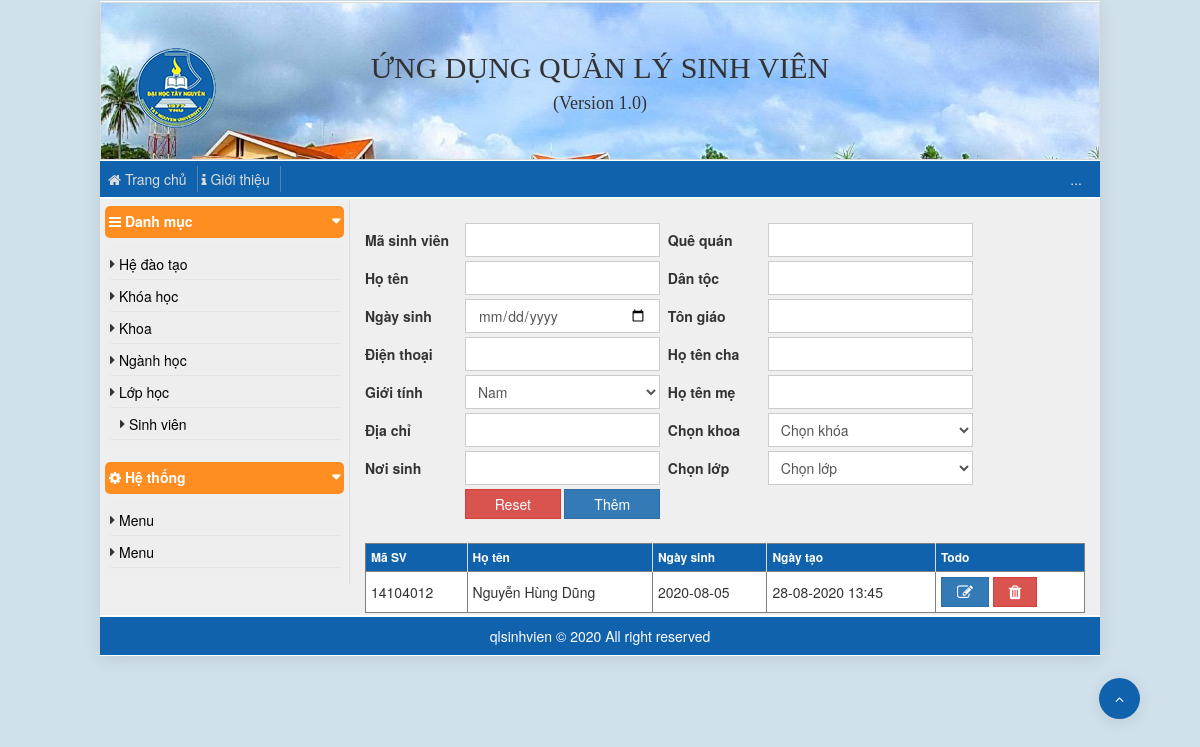
The page / on the database its author committed.
### tables this page shows
CREATE TABLE `db_sinhvien` (
  `id` int(11) NOT NULL,
  `ma_sv` varchar(8) NOT NULL,
  `ma_lop` varchar(50) NOT NULL,
  `ma_khoahoc` varchar(50) NOT NULL,
  `ho_ten` varchar(255) NOT NULL,
  `ngay_sinh` varchar(255) DEFAULT NULL,
  `dien_thoai` varchar(255) DEFAULT NULL,
  `gioi_tinh` int(1) DEFAULT 0 COMMENT '0=nam / 1=nu',
  `dia_chi` varchar(255) DEFAULT NULL,
  `noi_sinh` varchar(255) DEFAULT NULL,
  `hoten_cha` varchar(255) DEFAULT NULL,
  `hoten_me` varchar(255) DEFAULT NULL,
  `que_quan` varchar(255) DEFAULT NULL,
  `dan_toc` varchar(255) DEFAULT NULL,
  `ton_giao` varchar(255) DEFAULT NULL,
  `ngay_tao` varchar(50) DEFAULT NULL
);

### config.php (called while the page is built, shortened)
<?php
    $config['host']     ='localhost';
    $config['user']     ='root';
    $config['password'] ='';
    $config['refix']    ='db_';
    $config['database'] ='ql_sinhvien';
    function tojson($data){
        $json = json_encode($data);
        $json = str_replace('"',"'",$json);
        return $json;
    }
?>

### models/database.php (called while the page is built, shortened)
<?php
 class database{
     protected $db = '';
     protected $host = '';
     protected $user = '';
     protected $password = '';
     protected $database = '';
     protected $sql = '';
     protected $refix ='';
     function connect(){
         try {
             $this->db = new PDO("mysql:host=$this->host;dbname=$this->database;charset=utf8", $this->user, $this->password);
             $this->db->setAttribute(PDO::ATTR_ERRMODE, PDO::ERRMODE_EXCEPTION);
             $this->db->exec("set names utf8");
         }
         catch(PDOException $e){
             echo "Connection failed: " . $e->getMessage();
         }
     }
     public function fetch()
     {
         $this->sql = str_replace('#_', $this->refix, $this->sql);
         $stmt = $this->db->prepare($this->sql);
         $stmt->execute();
         return $stmt->fetchAll();
     }
     public function o_fet($sql){
         $this->sql = $sql;
         return $this->fetch();
     }
     function disconnect()
     {
         $this->db = null;
     }
 }

### sources/ql-sinhvien.php (the view, shortened to what this page needs)
<br>
<section class="form">
    <form action="" method="post">
        <table class="">
            <tr>
                <th>Mã sinh viên</th>
                <td>
                    <input id="ma_sv" type="text" class="form-control">
                </td>
                <td>&nbsp;&nbsp;</td>
                <th>Quê quán</th>
                <td>
                    <input id="que_quan" type="text" class="form-control">
                </td>
            </tr>
            <tr>
                <th>Họ tên</th>
                <td>
                    <input id="ho_ten" type="text" class="form-control">
                </td>
                <td>&nbsp;&nbsp;</td>
                <th>Dân tộc</th>
                <td>
                    <input id="dan_toc" type="text" class="form-control">
                </td>
            </tr>
            <tr>
                <th>Ngày sinh</th>
                <td>
                    <input id="ngay_sinh" type="date" data-date-format="DD MMMM YYYY" class="form-control">
                </td>
                <td>&nbsp;&nbsp;</td>
                <th>Tôn giáo</th>
                <td>
                    <input id="ton_giao" type="text" class="form-control">
                </td>
            </tr>
            <tr>
                <th>Điện thoại</th>
                <td>
                    <input id="dien_thoai" type="phone" class="form-control">
                </td>
                <td>&nbsp;&nbsp;</td>
                <th>Họ tên cha</th>
                <td>
                    <input id="hoten_cha" type="text" class="form-control">
                </td>
            </tr>
            <tr>
                <th>Giới tính</th>
                <td>
                    <select name="" id="gioi_tinh" class="form-control">
                        <option value="0">Nam</option>
                    </select>
                </td>
                <td>&nbsp;&nbsp;</td>
                <th>Họ tên mẹ</th>
                <td>
                    <input id="hoten_me" type="text" class="form-control">
                </td>
            </tr>
            <tr>
                <th>Địa chỉ</th>
                <td>
                    <input id="dia_chi" type="text" class="form-control">
                </td>
                <td>&nbsp;&nbsp;</td>
                <th>Chọn khoa</th>
                <td>
                    <select name="" id="ma_khoahoc" class="form-control">
                        <option value="0">Chọn khóa</option>
                    </select>
                </td>
            </tr>
            <tr>
                <th>Nơi sinh</th>
                <td>
                    <input id="noi_sinh" type="text" class="form-control">
                </td>
                <td>&nbsp;&nbsp;</td>
                <th>Chọn lớp</th>
                <td>
                    <select name="" id="ma_lop" class="form-control">
                        <option value="0">Chọn lớp</option>
                    </select>
                </td>
            </tr>
            <tr>
                <tr>
                    <th></th>
                    <td class="02">
                        <button style="width:49%" class="btn btn-danger">Reset</button>
                        <button style="width:49%" class="btn btn-primary">Thêm</button>
                    </td>
                </tr>
            </tr>
        </table>
    </form>
    <br>
    <?php
        $data = $d->o_fet("select * from #_sinhvien order by ho_ten asc");
    ?>
    <table class="data-table" border>
        <thead>
            <tr>
                <th>Mã SV</th>
                <th>Họ tên</th>
                <th>Ngày sinh</th>
                <th>Ngày tạo</th>
                <th>Todo</th>
            </tr>
        </thead>
        <tbody>
            <?php
                foreach ($data as $item){
            ?>
                <tr>
                    <td><?=$item['ma_sv']?></td>
                    <td><?=$item['ho_ten']?></td>
                    <td><?=$item['ngay_sinh']?></td>
                    <td><?=$item['ngay_tao']?></td>
                    <td>
                        <button onclick="onUpdate(<?=tojson($item)?>)"  class="btn btn-primary"><span class="pointer fa fa-edit"></span></button>
                        <button onclick="onDelete('<?=$item['id']?>')" class="btn btn-danger"><span class="pointer fa fa-trash"></span></button>
                    </td>
                </tr>
            <?php
                }
            ?>
        </tbody>
    </table>
</section>

### publics/css/app.css (style rules this page uses)
* { margin: 1px 0px; padding: 0px; }
html { background: #D1E1EB; }
body.container { width: 1000px; margin: auto; padding: 0px; }
form { width: 100%; }
form table { min-width: -webkit-fit-content; min-width: -moz-fit-content; min-width: fit-content; max-width: 100%; }
form table tr th { width: 100px; }
form table tr td { padding: 2px 0px; }
table.data-table { width: 100%; border-collapse: collapse; background: #fff; }
table.data-table thead { background: #1062AC; }
table.data-table thead tr th { color: #fff; font-size: 12px; padding: 5px; border-right: 1px solid #dcdcdc; vertical-align: middle; }
table.data-table thead tr th:last-child { border-right: 0px; }
table.data-table tbody tr td { padding: 5px; vertical-align: middle; white-space: nowrap; }
input.form-control { border-radius: 0px; outline: none; -webkit-box-shadow: none; box-shadow: none; width: 100%; }
button.btn { border-radius: 0px; outline: none; -webkit-box-shadow: none; box-shadow: none; padding: 4px 15px; }
select.form-control { border-radius: 0px; outline: none; -webkit-box-shadow: none; box-shadow: none; padding: 4px 8px; width: 100%; }
.app { -webkit-box-shadow: 0 3px 16px rgba(0, 0, 0, 0.1); box-shadow: 0 3px 16px rgba(0, 0, 0, 0.1); }
.pointer { cursor: pointer; font-size: 16px; }

### rows shown on the page
db_sinhvien: ma_sv "14104012", ho_ten "Nguyễn Hùng Dũng", ngay_sinh "2020-08-05", ngay_tao "28-08-2020 13:45"
